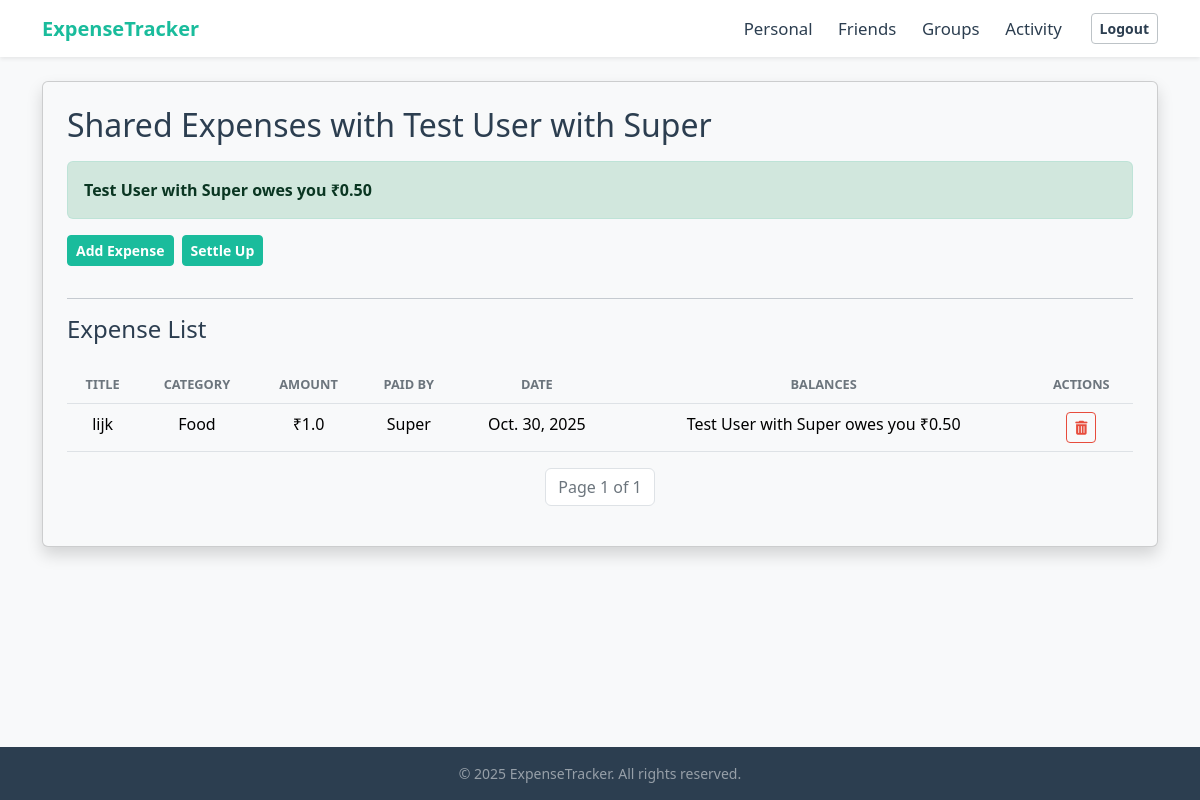
Before: /tracker/friend_details/14/ (signed in) with the older database file.
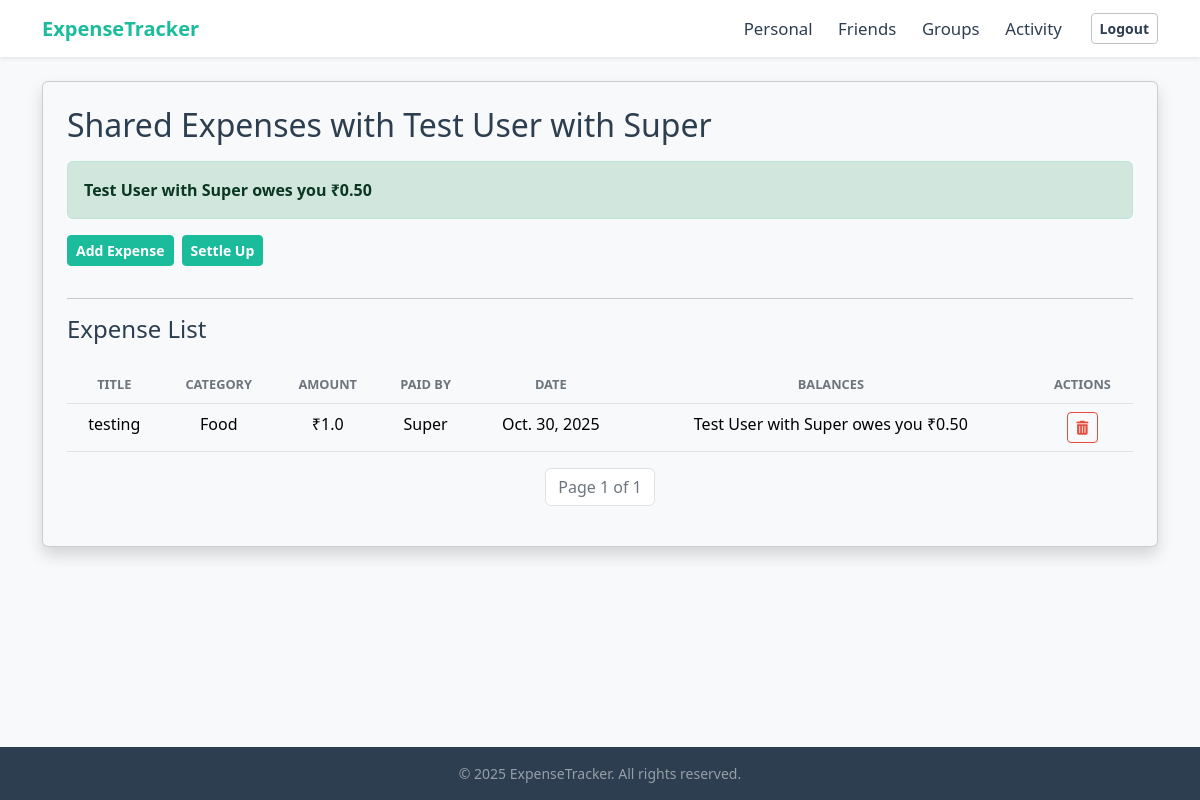
After: the same page with the newer database file.
### tracker/models.py (models this page shows, shortened)
class UserRegistration(models.Model):
    name = models.CharField(max_length=100)
    email = models.CharField(max_length=100,unique=True)
    password = models.CharField(max_length=100)

class FriendExpense(models.Model):
    user = models.ForeignKey(UserRegistration, on_delete=models.CASCADE, related_name='friend_expense_owner')
    friend_user = models.ForeignKey(UserRegistration, on_delete=models.CASCADE, related_name='friend_expense_friend')
    title = models.CharField(max_length=200)
    amount = models.FloatField()
    category = models.CharField(max_length=80)
    date = models.DateField(auto_now_add=True)
    description = models.TextField(blank=True,null=True)
    paid_by = models.ForeignKey(UserRegistration, on_delete=models.CASCADE, related_name='paid_expenses',blank=True,null=True)
    amount_owed = models.FloatField(default=0) #Amount the user owes
    group = models.ForeignKey('Groups', on_delete=models.SET_NULL, blank=True, null=True, related_name="payments")

### tracker/views.py (the view)
# urls.py: path('friend_details/<int:friend_id>/',views.friend_details, name='friend_details'),
def friend_details(request, friend_id):
    if 'username' not in request.session:
        messages.error(request, "Please log in to access this page.")
        return redirect('login')
    user_id = request.session.get('user_id')
    user = get_object_or_404(UserRegistration, id=user_id)
    friend = get_object_or_404(UserRegistration, id=friend_id)
    all_expenses = FriendExpense.objects.filter(
        user=user,
        friend_user=friend
    ).order_by('-date')
    total_balance = all_expenses.aggregate(total=Sum('amount_owed'))['total'] or Decimal('0.00')
    total_expenses_sum = all_expenses.aggregate(total=Sum('amount'))['total'] or 0
    paginator = Paginator(all_expenses, 10) # 10 expenses per page
    page_number = request.GET.get('page')
    expenses_page_obj = paginator.get_page(page_number)
    context = {
        'friend': friend,
        'expenses_page_obj': expenses_page_obj, # Pass the paginated object
        'total_expenses': total_expenses_sum,
        'total_balance': total_balance,       # Pass the correct, simple balance
        'user': user,
    }
    return render(request, 'tracker/friend_details.html', context)

### tracker/templates/tracker/friend_details.html (shortened to what this page needs)
{% extends 'tracker/base.html' %}
{% load static %}
{% block content %}
<div class="card shadow p-4 mt-4">
    <h2 class="mb-0 fw-light">Shared Expenses with {{ friend.name }}</h2>
    {% if total_balance > 0.01 %}
        <div class="alert alert-success bg-success-subtle text-success-emphasis border border-success border-opacity-10 rounded mt-3" role="alert">
            <strong>{{ friend.name }} owes you ₹{{ total_balance|floatformat:2 }}</strong>
        </div>
    {% elif total_balance < -0.01 %}
        <div class="alert alert-danger bg-danger-subtle text-danger-emphasis border border-danger border-opacity-10 rounded mt-3" role="alert">
            <strong>You owe {{ friend.name }} ₹{{ total_balance|floatformat:2|cut:"-" }}</strong>
        </div>
    {% else %}
        <div class="alert alert-secondary bg-light text-muted border-0 rounded mt-3" role="alert">
            <strong>You are all settled up.</strong>
        </div>
    {% endif %}
    <div class="mb-3 d-flex align-items-center">
        <a href="{% url 'add_expense_with_friend' friend.id %}" class="btn btn-primary btn-sm me-2">Add Expense</a>
        <button type="button" class="btn btn-primary btn-sm" data-bs-toggle="modal" data-bs-target="#settleUpModal">
            Settle Up
        </button>
    </div>
    <hr>
    <h4 class="mb-0 fw-light">Expense List</h4><br>
    <table class="table table-hover">
        <thead class="table-light text-center">
            <tr>
                <th>Title</th>
                <th>Category</th>
                <th>Amount</th>
                <th>Paid By</th>
                <th>Date</th>
                <th>Balances</th>
                <th>Actions</th>
            </tr>
        </thead>
        <tbody>
            {% for expense in expenses_page_obj %}
            <tr>
                <td class="text-center">{{ expense.title }}</td>
                <td class="text-center">{{ expense.category }}</td>
                <td class="text-center">₹{{ expense.amount }}</td>
                <td class="text-center">{{ expense.paid_by.name }}</td>
                <td class="text-center">{{ expense.date }}</td>
                <td class="text-center">
                    {% if expense.amount_owed > 0 %}
                        {{ friend.name }} owes you ₹{{ expense.amount_owed|floatformat:2 }}
                    {% elif expense.amount_owed < 0 %}
                        You owe {{ friend.name }} ₹{{ expense.amount_owed|floatformat:2|cut:"-" }}
                    {% else %}
                        Settled
                    {% endif %}
                </td>
                <td class="text-center align-middle">
                    <form action="{% url 'delete_friend_expense' expense.id %}" method="POST"
                    onsubmit="return confirm('Are you sure you want to delete this expense? This action cannot be undone.');"
                    class="d-inline">
                    <button type="submit" class="btn btn-sm btn-outline-danger" title="Delete Expense">
                        <i class="fas fa-trash-alt"></i>
                    </button>
                    </form>
                </td>
            </tr>
            {% empty %}
                <tr>
                    <td colspan="7" class="text-center">No Expenses added</td>
                </tr>
            {% endfor %}
        </tbody>
    </table>
    <nav aria-label="Expenses navigation">
        <ul class="pagination justify-content-center">
            <li class="page-item disabled">
                <span class="page-link">Page {{ expenses_page_obj.number }} of {{ expenses_page_obj.paginator.num_pages }}</span>
            </li>
        </ul>
    </nav>
</div>
{% endblock %}

### tracker/templates/tracker/base.html (shortened to what this page needs)
{% load static %}
<!DOCTYPE html>
<html lang="en">
<head>
  <link href="https://cdn.jsdelivr.net/npm/bootstrap@5.3.3/dist/css/bootstrap.min.css" rel="stylesheet">
  <link rel="stylesheet" href="https://cdnjs.cloudflare.com/ajax/libs/font-awesome/6.0.0-beta3/css/all.min.css">
  <link href="{% static 'tracker/css/custom.css' %}" rel="stylesheet">
</head>
<body class="bg-light {% if request.session.username %}d-flex flex-column min-vh-100{% endif %} {% block body_class %}{% endblock %}">
  {% if request.session.username %}
  <nav class="navbar navbar-expand-lg navbar-light bg-white shadow-sm sticky-top py-2">
    <div class="container">
      <a class="navbar-brand fw-bold" href="{% url 'landing_page' %}" style="color: #1ABC9C;">ExpenseTracker</a>
      <div class="collapse navbar-collapse" id="navbarNav">
        <ul class="navbar-nav ms-auto mb-2 mb-lg-0 align-items-center">
          <li class="nav-item">
            <a class="nav-link {% if request.resolver_match.url_name == 'personal_dashboard' %}active fw-semibold{% endif %}" href="{% url 'personal_dashboard' %}">Personal</a>
          </li>
          <li class="nav-item">
            <a class="nav-link {% if request.resolver_match.url_name == 'friends_dashboard' %}active fw-semibold{% endif %}" href="{% url 'friends_dashboard' %}">Friends</a>
          </li>
          <li class="nav-item">
            <a class="nav-link {% if request.resolver_match.url_name == 'groups_dashboard' %}active fw-semibold{% endif %}" href="{% url 'groups_dashboard' %}">Groups</a>
          </li>
          <li class="nav-item">
            <a class="nav-link {% if request.resolver_match.url_name == 'activity_dashboard' %}active fw-semibold{% endif %}" href="{% url 'activity_dashboard' %}">Activity</a>
          </li>
          <li class="nav-item">
            <a href="{% url 'logout' %}" id="logout-button" class="btn btn-outline-secondary btn-sm ms-lg-3">Logout</a>
          </li>
        </ul>
      </div>
    </div>
  </nav>
  {% endif %}
  <div class="toast-container position-fixed top-0 end-0 p-3">
  </div>
  <main class="{% if request.session.username %}flex-grow-1{% endif %}">
    <div class="container {% if not request.session.username %}mt-4{% endif %}">
      {% block content %}{% endblock %}
    </div>
  </main>
  {% if request.session.username %}
  <footer class="mt-auto text-center text-white-50 py-3 bg-dark">
    <div class="container">
      <p class="mb-0 small">&copy; {% now "Y" %} ExpenseTracker. All rights reserved.</p>
    </div>
  </footer>
  {% endif %}
</body>
</html>

### tracker/static/tracker/css/custom.css (style rules this page uses)
:root { --bs-primary: #1ABC9C !important; --bs-primary-rgb: 26, 188, 156 !important; --bs-primary-darker: #16a085; --bs-danger: #E74C3C; --bs-danger-rgb: 231, 76, 60; --bs-danger-darker: #c0392b; --bs-success: #1ABC9C !important; --bs-success-rgb: 26, 188, 156 !important; --bs-info: #3498db; --bs-warning: #f39c12; --bs-body-color: #2C3E50; --bs-body-bg: #F8F9FA; --bs-light: #F8F9FA; --bs-light-rgb: 248, 249, 250; --bs-dark: #2C3E50; --bs-dark-rgb: 44, 62, 80; --bs-white: #FFFFFF; --bs-white-rgb: 255, 255, 255; --bs-card-border-color: transparent; --bs-card-bg: #FFFFFF; --bs-secondary-text-emphasis: #555; --bs-link-color: var(--bs-primary); --bs-link-hover-color: var(--bs-primary-darker); }
body { color: var(--bs-body-color); background-color: var(--bs-body-bg); }
h1, h2, h3, h4, h5, h6 { color: var(--bs-body-color); font-weight: 600; }
a { color: var(--bs-link-color); text-decoration: none; }
.btn { --bs-btn-color: var(--bs-white); --bs-btn-hover-color: var(--bs-white); --bs-btn-active-color: var(--bs-white); --bs-btn-font-weight: 600; }
.btn-primary { --bs-btn-bg: var(--bs-primary); --bs-btn-border-color: var(--bs-primary); --bs-btn-hover-bg: var(--bs-primary-darker); --bs-btn-hover-border-color: var(--bs-primary-darker); --bs-btn-color: #fff; --bs-btn-hover-color: #fff; }
.btn-outline-secondary { --bs-btn-color: var(--bs-body-color, #2C3E50); --bs-btn-border-color: var(--bs-secondary, #BDC3C7); --bs-btn-hover-color: var(--bs-body-color, #2C3E50); --bs-btn-hover-bg: #e9ecef; --bs-btn-hover-border-color: var(--bs-secondary, #BDC3C7); color: var(--bs-body-color, #2C3E50) !important; }
.btn-outline-danger { --bs-btn-color: var(--bs-danger); --bs-btn-border-color: var(--bs-danger); --bs-btn-hover-bg: var(--bs-danger); --bs-btn-hover-border-color: var(--bs-danger); --bs-btn-hover-color: #fff; }
.navbar #navbarNav .navbar-nav .nav-link { color: #2C3E50; font-size: 1.05rem; font-weight: 500; padding-left: 0.8rem; padding-right: 0.8rem; }
.navbar #logout-button.btn-outline-secondary { --bs-btn-color: #2C3E50; --bs-btn-border-color: #BDC3C7; --bs-btn-bg: transparent; color: #2C3E50 !important; border-color: #BDC3C7 !important; }
.toast-container { z-index: 1100; }
.card .pagination .page-link, .container .pagination .page-link { color: var(--bs-primary) !important; border-color: #dee2e6 !important; background-color: var(--bs-white) !important; box-shadow: none !important; }
.card .pagination .page-item.disabled .page-link, .container .pagination .page-item.disabled .page-link { color: #6c757d !important; background-color: var(--bs-white) !important; border-color: #dee2e6 !important; }
.table thead th { color: #6c757d; font-size: 0.8rem; text-transform: uppercase; border-bottom: 1px solid #dee2e6; font-weight: 600; }

Changed rows visible on the page:
removed FriendExpense: title "lijk", category "Food", amount "1.0", paid_by.name "Super", date "Oct. 30, 2025", {{ friend.name }} "Test User with Super", amount_owed "0.50"
added FriendExpense: title "testing", category "Food", amount "1.0", paid_by.name "Super", date "Oct. 30, 2025", {{ friend.name }} "Test User with Super", amount_owed "0.50"
